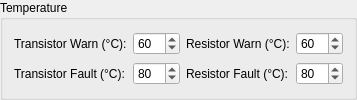
             <widget class="QGroupBox" name="configure_temperature_box">
              <property name="toolTip">
               <string>Configure the maximum temperature limits for the LED driver</string>
              </property>
              <property name="title">
               <string>Temperature</string>
              </property>
              <layout class="QGridLayout" name="gridLayout_12" columnstretch="0,10,0,10">
               <item row="1" column="1">
                <widget class="QSpinBox" name="configure_temperature_transistor_fault_box">
                 <property name="toolTip">
                  <string>If the transistor exceeds this temperature the driver will automatically turn off until it cools back down.</string>
                 </property>
                 <property name="specialValueText">
                  <string/>
                 </property>
                 <property name="maximum">
                  <number>150</number>
                 </property>
                 <property name="value">
                  <number>80</number>
                 </property>
                </widget>
               </item>
               <item row="0" column="3">
                <widget class="QSpinBox" name="configure_temperature_resistor_warn_box">
                 <property name="toolTip">
                  <string>This is the temperature the resistor(s) must cool back down to before the driver turns back on after a thermal fault.</string>
                 </property>
                 <property name="specialValueText">
                  <string/>
                 </property>
                 <property name="maximum">
                  <number>180</number>
                 </property>
                 <property name="value">
                  <number>60</number>
                 </property>
                </widget>
               </item>
               <item row="0" column="1">
                <widget class="QSpinBox" name="configure_temperature_transistor_warn_box">
                 <property name="toolTip">
                  <string>This is the temperature the transistor must cool back down to before the driver turns back on after a thermal fault.</string>
                 </property>
                 <property name="specialValueText">
                  <string/>
                 </property>
                 <property name="maximum">
                  <number>150</number>
                 </property>
                 <property name="value">
                  <number>60</number>
                 </property>
                </widget>
               </item>
               <item row="1" column="2">
                <widget class="QLabel" name="configure_temperature_resistor_fault_label">
                 <property name="toolTip">
                  <string>If the resistor(s) exceed this temperature the driver will automatically turn off until it cools back down.</string>
                 </property>
                 <property name="text">
                  <string>Resistor Fault (°C):</string>
                 </property>
                </widget>
               </item>
               <item row="1" column="3">
                <widget class="QSpinBox" name="configure_temperature_resistor_fault_box">
                 <property name="toolTip">
                  <string>If the resistor(s) exceed this temperature the driver will automatically turn off until it cools back down.</string>
                 </property>
                 <property name="specialValueText">
                  <string/>
                 </property>
                 <property name="maximum">
                  <number>180</number>
                 </property>
                 <property name="value">
                  <number>80</number>
                 </property>
                </widget>
               </item>
               <item row="0" column="0">
                <widget class="QLabel" name="configure_temperature_transistor_warn_label">
                 <property name="toolTip">
                  <string>This is the temperature the transistor must cool back down to before the driver turns back on after a thermal fault.</string>
                 </property>
                 <property name="text">
                  <string>Transistor Warn (°C):</string>
                 </property>
                </widget>
               </item>
               <item row="1" column="0">
                <widget class="QLabel" name="configure_temperature_transistor_fault_label">
                 <property name="toolTip">
                  <string>If the transistor exceeds this temperature the driver will automatically turn off until it cools back down.</string>
                 </property>
                 <property name="text">
                  <string>Transistor Fault (°C):</string>
                 </property>
                </widget>
               </item>
               <item row="0" column="2">
                <widget class="QLabel" name="configure_temperature_resistor_warn_label">
                 <property name="toolTip">
                  <string>This is the temperature the resistor(s) must cool back down to before the driver turns back on after a thermal fault.</string>
                 </property>
                 <property name="text">
                  <string>Resistor Warn (°C):</string>
                 </property>
                </widget>
               </item>
              </layout>
             </widget>
